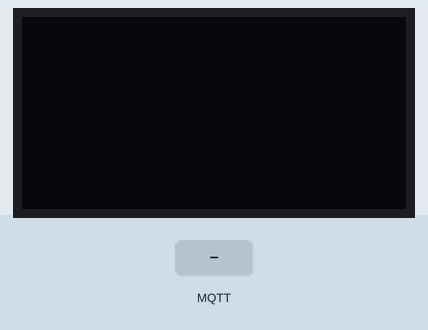
Simulated run of this sketch. Board: ESP8266 (Wemos D1 mini). Parts: 128×64 one-colour display. The inputs (shaded band) are chosen by the test bench. WiFi joins after 1.5 s; servers stay silent unless stated; random numbers use the default seed unless the sketch sets one; no MQTT or app messages arrive unless stated; what the sketch prints to the serial monitor is not drawn.

Above: at 2.7 s.
2.8 s: MQTT message "off" arrives on the first subscribed topic
At 4.2 s:
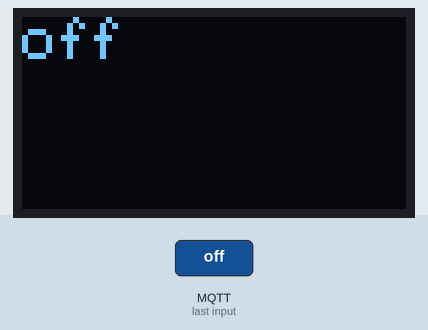
4.9 s: MQTT message "on" arrives on the first subscribed topic
At 5.8 s:
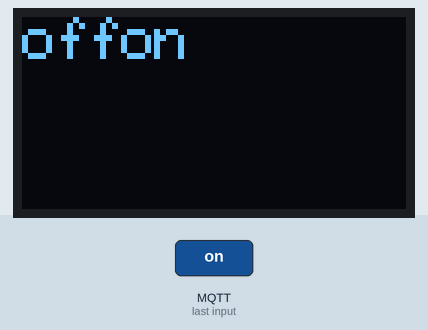
6.8 s: MQTT message "y" arrives on the first subscribed topic
At 7.4 s:
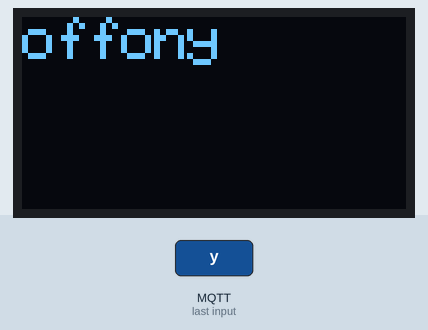
8.5 s: MQTT message "y" arrives on the first subscribed topic
At 9.9 s:
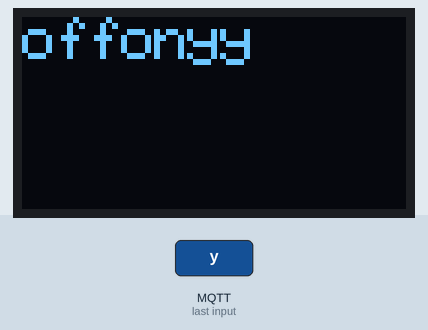
10.2 s: MQTT message "on" arrives on the first subscribed topic
At 11.1 s:
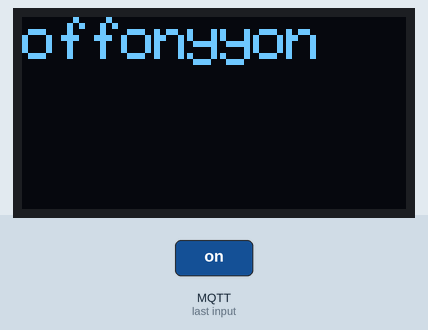
12.1 s: MQTT message "off" arrives on the first subscribed topic
At 13.6 s:
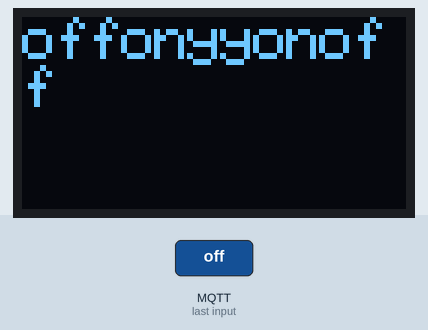
Timing chart, 0 to 15.1 s (numbered marks = the images above; inputs shaded):
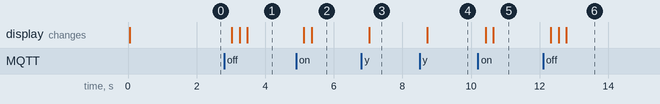

The sketch:

MQTT_WeMosOLED.ino
```cpp
/*
 Basic ESP8266 MQTT example
 This sketch demonstrates the capabilities of the pubsub library in combination
 with the ESP8266 board/library.
 It connects to an MQTT server then:
  - publishes "hello world" to the topic "outTopic" every two seconds
  - subscribes to the topic "inTopic", printing out any messages
    it receives. NB - it assumes the received payloads are strings not binary
  - If the first character of the topic "inTopic" is an 1, switch ON the ESP Led,
    else switch it off
 It will reconnect to the server if the connection is lost using a blocking
 reconnect function. See the 'mqtt_reconnect_nonblocking' example for how to
 achieve the same result without blocking the main loop.
 To install the ESP8266 board, (using Arduino 1.6.4+):
  - Add the following 3rd party board manager under "File -> Preferences -> Additional Boards Manager URLs":
       http://arduino.esp8266.com/stable/package_esp8266com_index.json
  - Open the "Tools -> Board -> Board Manager" and click install for the ESP8266"
  - Select your ESP8266 in "Tools -> Board"
*/

#include <ESP8266WiFi.h>
#include <PubSubClient.h>
#include <SPI.h>
#include <Wire.h>
#include <Adafruit_GFX.h>
#include <Adafruit_SSD1306.h>

#define SCREEN_WIDTH 128 // OLED display width, in pixels
#define SCREEN_HEIGHT 64 // OLED display height, in pixels

// Declaration for SSD1306 display connected using I2C
#define OLED_RESET     -1 // Reset pin # (or -1 if sharing Arduino reset pin)
#define SCREEN_ADDRESS 0x3C
Adafruit_SSD1306 display(SCREEN_WIDTH, SCREEN_HEIGHT, &Wire, OLED_RESET);

// Update these with values suitable for your network.

const char* ssid = "########";
const char* password = "##########";
const char* mqtt_server = "################";

WiFiClient espClient;
PubSubClient client(espClient);
unsigned long lastMsg = 0;
#define MSG_BUFFER_SIZE	(50)
char msg[MSG_BUFFER_SIZE];
int value = 0;
int x = 0;
int y = 0;

void setup_wifi() {
  Serial.begin(9600);
  delay(15);

  // initialize the OLED object
  if(!display.begin(SSD1306_SWITCHCAPVCC, SCREEN_ADDRESS)) {
    Serial.println(F("SSD1306 allocation failed"));
    for(;;); // Don't proceed, loop forever
  }

  // Clear the buffer.
  display.clearDisplay();
  display.setTextSize(2);
  display.setTextColor(WHITE);

  // We start by connecting to a WiFi network
  Serial.println();
  Serial.print("Connecting to ");
  Serial.println(ssid);

  WiFi.mode(WIFI_STA);
  WiFi.begin(ssid, password);

  while (WiFi.status() != WL_CONNECTED) {
    delay(500);
    Serial.print(".");
  }

  randomSeed(micros());

  Serial.println("");
  Serial.println("WiFi connected");
  Serial.println("IP address: ");
  Serial.println(WiFi.localIP());
}

void callback(char* topic, byte* payload, unsigned int length) {
  // Serial.print("Message arrived [");
  // Serial.print(topic);
  // Serial.print("] ");
  for (int i = 0; i < length; i++) {
    delay(200);
    // Display Text
    display.setCursor(x,y);
    display.print((char)payload[i]);
    display.display();
    x = x + 11;
    if (x == 121) {
      x = 0;
      y = y + 16;
    }
    if (x == 121 && y == 48) {
      // Clear the buffer.
      x = 0;
      y = 0;
      display.clearDisplay();
      delay(1000);
    }
  }
}

void reconnect() {
  // Loop until we're reconnected
  while (!client.connected()) {
    Serial.print("Attempting MQTT connection...");
    // Create a random client ID
    String clientId = "ESP8266Client-";
    clientId += String(random(0xffff), HEX);
    // Attempt to connect
    if (client.connect(clientId.c_str())) {
      Serial.println("connected");
      // Once connected, publish an announcement...
      client.publish("hass/adi_esp/output", "hello world");
      // ... and resubscribe
      client.subscribe("hass/adi_esp/input");
      // Clear the buffer.
      display.clearDisplay();
    } else {
      Serial.print("failed, rc=");
      Serial.print(client.state());
      Serial.println(" try again in 5 seconds");
      // Wait 5 seconds before retrying
      delay(5000);
    }
  }
}

void setup_wifi();
void callback(char* topic, byte* payload, unsigned int length);
void reconnect();

void setup() {
  Serial.begin(115200);
  setup_wifi();
  client.setServer(mqtt_server, 1883);
  client.setCallback(callback);
}

void loop() {

  if (!client.connected()) {
    reconnect();
  }
  client.loop();
}
```

Measured:
- after the input at 2.8 s, the display: first changes after 0.23 s (image 1 shows a later state)
- after the input at 4.9 s, the display: first changes after 0.23 s (image 2 shows a later state)
- after the input at 6.8 s, the display: changes after 0.23 s (image 3)
- after the input at 8.5 s, the display: changes after 0.23 s (image 4)
- after the input at 10.2 s, the display: first changes after 0.23 s (image 5 shows a later state)
- after the input at 12.1 s, the display: first changes after 0.23 s (image 6 shows a later state)
